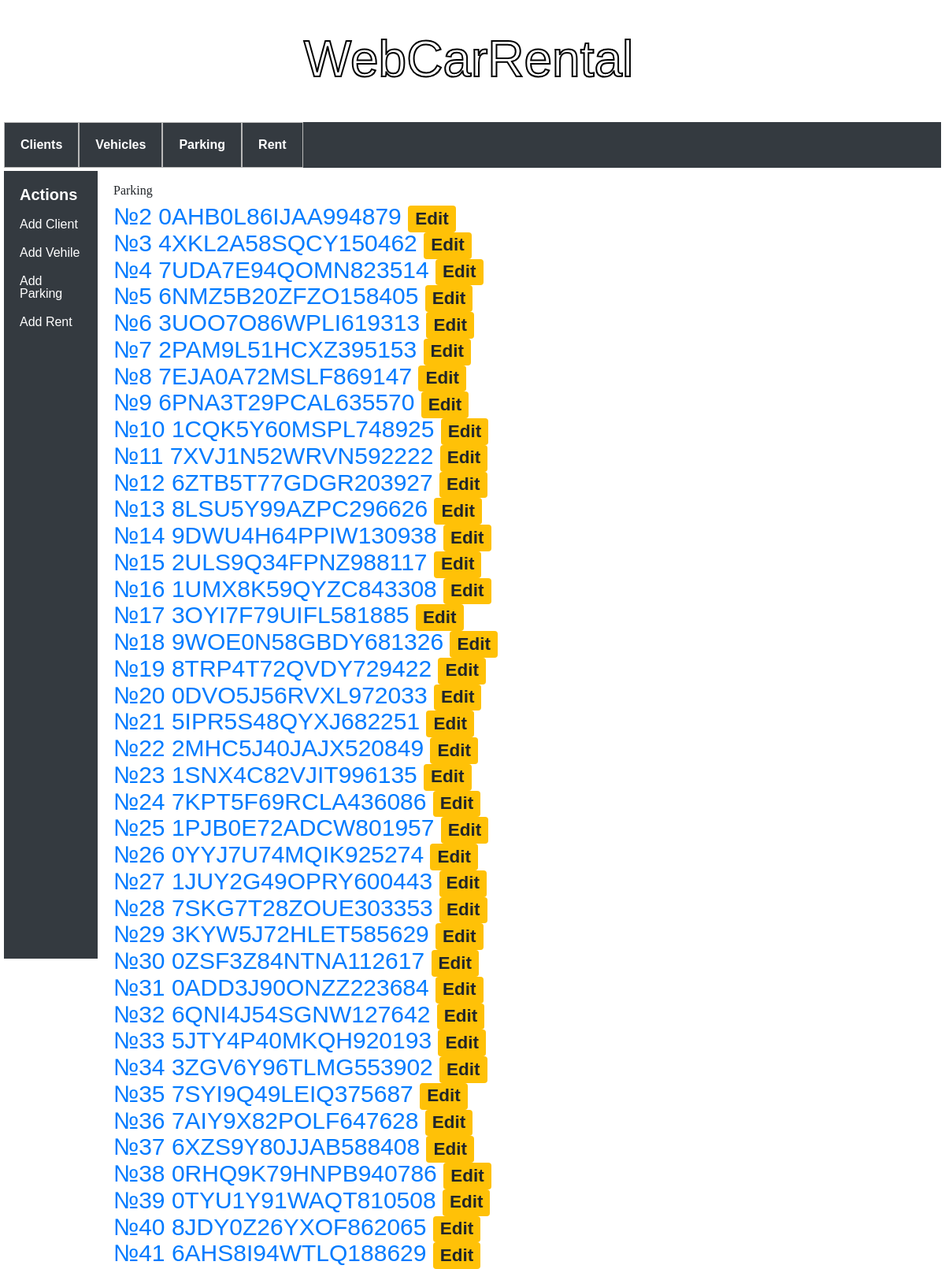
The page /parking-list (upper part) on the database its author committed.
### model.py (models this page shows)
class Parking(db.Model):
    __tablename__ = 'parking'
    parking_id = db.Column('parking_id', db.INTEGER, primary_key=True, autoincrement=True)
    vin_number = db.Column(db.ForeignKey('vehicle.vin_number'))

### app.py (the view)
@app.route('/parking-list')
def show_parking():
    return render_template(
        './parking/parking-list.html',
         parking=db.session.query(Parking).all())

### templates/parking/parking-list.html
{% extends 'base.html' %}
{% block content %}
    <h1>{% block title %} Parking {% endblock %}</h1>
    {% for park in parking %}
        <ul style="font-size: 30px;">
            <a href="{{ url_for('parking', parking_id=park.parking_id) }}">
                №{{ park.parking_id }}
                {{ park.vin_number }}
            </a>
            <a class="badge badge-warning"href="{{ url_for('edit_parking', parking_id=park.parking_id)  }}">Edit</a>
        </ul>
        {% endfor %}
{% endblock %}

### templates/base.html (shortened to what this page needs)
<!DOCTYPE html>
<html lang="en">
<head>
    <link rel="stylesheet" href="https://stackpath.bootstrapcdn.com/bootstrap/4.3.1/css/bootstrap.min.css"
>
    <link rel="stylesheet" href="./../../static/css/reset.css">
    <link rel="stylesheet" href="./../../static/css/styles.css">
</head>
<body>
    <div class="my-container">
        <div class="my-header">
            <div class="my-title-block">
                <h1 class="stroke">WebCarRental</h1>
            </div>
        </div>
        <div class="nav-pane">
            <ul>
                <li><a href="{{url_for('clients')}}">Clients</a></li>
                <li><a href="{{url_for('vehicles')}}">Vehicles</a></li>
                <li><a href="{{url_for('show_parking')}}">Parking</a></li>
                <li><a href="{{url_for('show_rent')}}">Rent</a></li>
            </ul>
        </div>
        <div class="content-wrapper">
            <div class="sidebar">
                <h3>Actions</h3>
                <ul class="skills">
                    <li><a href="{{url_for('create_client')}}">Add Client</a></li>
                    <li><a href="{{url_for('create_vehicle')}}">Add Vehile</a></li>
                    <li><a href="{{url_for('create_parking')}}">Add Parking</a></li>
                    <li><a href="{{url_for('create_rent')}}">Add Rent</a></li>
                </ul>
            </div>
            <div class="content">
                {% block content %}
                {% endblock %}
            </div>
    </div>
</div>
</body>
</html>

### static/css/styles.css (style rules this page uses)
h1 { font-size: 30px; font-weight: bold; margin-bottom: 10px; }
h3 { color: white; font-size: 20px; font-weight: bold; margin-bottom: 10px; }
h1 { font: 100% serif; }
body { font-family: 'Montserrat', sans-serif; background: url(img/background.jpg) no-repeat center center / cover; }
.my-container { width: 100%; min-height: 600px; border: 5px solid #fff; margin: 0 auto; background: #fff; }
.my-header { display: flex; height: 150px; }
.my-title-block { justify-content: center; align-items: center; display: flex; font-size: 200%; width: 100%; height: 100%; color: #fff; margin-right: 10px; }
.stroke { font: 2em Arial, sans-serif; -webkit-text-stroke-width: 2px; -webkit-text-stroke-color: black; }
.nav-pane ul { display: flex; background: #343A40; }
.nav-pane li a { display: flex; padding: 20px; text-decoration: none; color: White; font-weight: bold; border: 1px solid rgb(185, 185, 185); }
.content-wrapper { height: 100%; display: flex; }
.content { width: 70%; padding: 20px; line-height: 20px; }
.sidebar { margin-top: 4px; background-color: #343A40; width: 10%; height: 1000px; padding: 20px; }
.skills li { padding: 10px 0; transition: transform .5s ease; cursor: pointer; }
.skills li a { text-decoration: none; color: white; }

### rows shown on the page
Parking: parking_id "2", vin_number "0AHB0L86IJAA994879"
Parking: parking_id "3", vin_number "4XKL2A58SQCY150462"
Parking: parking_id "4", vin_number "7UDA7E94QOMN823514"
Parking: parking_id "5", vin_number "6NMZ5B20ZFZO158405"
Parking: parking_id "6", vin_number "3UOO7O86WPLI619313"
Parking: parking_id "7", vin_number "2PAM9L51HCXZ395153"
Parking: parking_id "8", vin_number "7EJA0A72MSLF869147"
Parking: parking_id "9", vin_number "6PNA3T29PCAL635570"
Parking: parking_id "10", vin_number "1CQK5Y60MSPL748925"
Parking: parking_id "11", vin_number "7XVJ1N52WRVN592222"
Parking: parking_id "12", vin_number "6ZTB5T77GDGR203927"
Parking: parking_id "13", vin_number "8LSU5Y99AZPC296626"
Parking: parking_id "14", vin_number "9DWU4H64PPIW130938"
Parking: parking_id "15", vin_number "2ULS9Q34FPNZ988117"
Parking: parking_id "16", vin_number "1UMX8K59QYZC843308"
Parking: parking_id "17", vin_number "3OYI7F79UIFL581885"
Parking: parking_id "18", vin_number "9WOE0N58GBDY681326"
Parking: parking_id "19", vin_number "8TRP4T72QVDY729422"
Parking: parking_id "20", vin_number "0DVO5J56RVXL972033"
Parking: parking_id "21", vin_number "5IPR5S48QYXJ682251"
Parking: parking_id "22", vin_number "2MHC5J40JAJX520849"
Parking: parking_id "23", vin_number "1SNX4C82VJIT996135"
Parking: parking_id "24", vin_number "7KPT5F69RCLA436086"
Parking: parking_id "25", vin_number "1PJB0E72ADCW801957"
Parking: parking_id "26", vin_number "0YYJ7U74MQIK925274"
Parking: parking_id "27", vin_number "1JUY2G49OPRY600443"
Parking: parking_id "28", vin_number "7SKG7T28ZOUE303353"
Parking: parking_id "29", vin_number "3KYW5J72HLET585629"
Parking: parking_id "30", vin_number "0ZSF3Z84NTNA112617"
Parking: parking_id "31", vin_number "0ADD3J90ONZZ223684"
Parking: parking_id "32", vin_number "6QNI4J54SGNW127642"
Parking: parking_id "33", vin_number "5JTY4P40MKQH920193"
Parking: parking_id "34", vin_number "3ZGV6Y96TLMG553902"
Parking: parking_id "35", vin_number "7SYI9Q49LEIQ375687"
Parking: parking_id "36", vin_number "7AIY9X82POLF647628"
Parking: parking_id "37", vin_number "6XZS9Y80JJAB588408"
Parking: parking_id "38", vin_number "0RHQ9K79HNPB940786"
Parking: parking_id "39", vin_number "0TYU1Y91WAQT810508"
Parking: parking_id "40", vin_number "8JDY0Z26YXOF862065"
Parking: parking_id "41", vin_number "6AHS8I94WTLQ188629"
